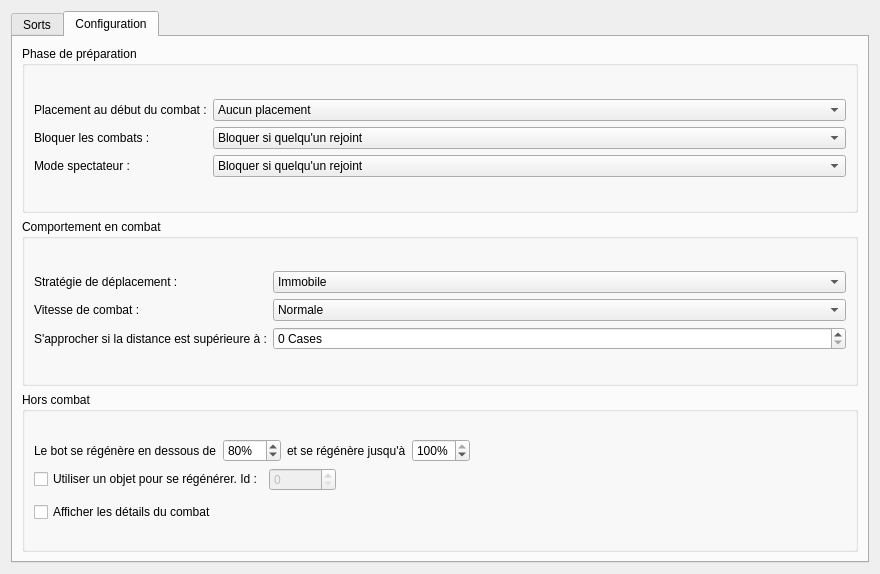
<?xml version="1.0" encoding="UTF-8"?>
<ui version="4.0">
 <class>DetailsFight</class>
 <widget class="QWidget" name="DetailsFight">
  <property name="geometry">
   <rect>
    <x>0</x>
    <y>0</y>
    <width>880</width>
    <height>574</height>
   </rect>
  </property>
  <property name="windowTitle">
   <string>Combat</string>
  </property>
  <layout class="QGridLayout" name="gridLayout">
   <item row="0" column="0">
    <widget class="QTabWidget" name="tabWidget">
     <property name="currentIndex">
      <number>1</number>
     </property>
     <widget class="QWidget" name="tabSpells">
      <attribute name="icon">
       <iconset resource="../../resources/icons.qrc">
        <normaloff>:/icons/icons/spells.png</normaloff>:/icons/icons/spells.png</iconset>
      </attribute>
      <attribute name="title">
       <string>Sorts</string>
      </attribute>
     </widget>
     <widget class="QWidget" name="tabBehavior">
      <attribute name="icon">
       <iconset resource="../../resources/icons.qrc">
        <normaloff>:/icons/icons/options.png</normaloff>:/icons/icons/options.png</iconset>
      </attribute>
      <attribute name="title">
       <string>Configuration</string>
      </attribute>
      <layout class="QGridLayout" name="gridLayout_2">
       <item row="0" column="0">
        <widget class="QGroupBox" name="groupBoxPreparePhase">
         <property name="sizePolicy">
          <sizepolicy hsizetype="Preferred" vsizetype="Expanding">
           <horstretch>0</horstretch>
           <verstretch>0</verstretch>
          </sizepolicy>
         </property>
         <property name="title">
          <string>Phase de préparation</string>
         </property>
         <layout class="QFormLayout" name="formLayout">
          <item row="1" column="0">
           <widget class="QLabel" name="label">
            <property name="toolTip">
             <string>&lt;html&gt;&lt;head/&gt;&lt;body&gt;&lt;p&gt;Détermine la façon dont le personnage se place au début du combat.&lt;/p&gt;&lt;p&gt;&lt;span style=&quot; font-weight:600;&quot;&gt;Aucun placement : &lt;/span&gt;Le personnage restera à l'emplacement où il était en entrant dans le combat.&lt;/p&gt;&lt;p&gt;&lt;span style=&quot; font-weight:600;&quot;&gt;Proche des ennemis :&lt;/span&gt; Le personnage se placera le plus proche possible de l'ennemi le plus proche.&lt;/p&gt;&lt;p&gt;&lt;span style=&quot; font-weight:600;&quot;&gt;Loin des ennemis :&lt;/span&gt; Le personnage se placera le plus loin possible des ennemis.&lt;/p&gt;&lt;/body&gt;&lt;/html&gt;</string>
            </property>
            <property name="text">
             <string>Placement au début du combat :</string>
            </property>
           </widget>
          </item>
          <item row="1" column="1">
           <widget class="QComboBox" name="comboBoxPlacement">
            <property name="toolTip">
             <string>&lt;html&gt;&lt;head/&gt;&lt;body&gt;&lt;p&gt;Détermine la façon dont le personnage se place au début du combat.&lt;/p&gt;&lt;p&gt;&lt;span style=&quot; font-weight:600;&quot;&gt;Aucun placement : &lt;/span&gt;Le personnage restera à l'emplacement où il était en entrant dans le combat.&lt;/p&gt;&lt;p&gt;&lt;span style=&quot; font-weight:600;&quot;&gt;Proche des ennemis :&lt;/span&gt; Le personnage se placera le plus proche possible de l'ennemi le plus proche.&lt;/p&gt;&lt;p&gt;&lt;span style=&quot; font-weight:600;&quot;&gt;Loin des ennemis :&lt;/span&gt; Le personnage se placera le plus loin possible des ennemis.&lt;/p&gt;&lt;/body&gt;&lt;/html&gt;</string>
            </property>
            <item>
             <property name="text">
              <string>Aucun placement</string>
             </property>
            </item>
            <item>
             <property name="text">
              <string>Proche des ennemis</string>
             </property>
            </item>
            <item>
             <property name="text">
              <string>Loin des ennemis</string>
             </property>
            </item>
           </widget>
          </item>
          <item row="2" column="0">
           <widget class="QLabel" name="label_2">
            <property name="toolTip">
             <string>&lt;html&gt;&lt;head/&gt;&lt;body&gt;&lt;p&gt;Permet de contrôler la manière dont le personnage bloque l'entrée dans le combat par les joueurs extérieurs à son groupe.&lt;/p&gt;&lt;p&gt;&lt;span style=&quot; font-weight:600;&quot;&gt;Bloquer si quelqu'un rejoint :&lt;/span&gt; Le personnage laissera le combat ouvert. Si quelqu'un d'extérieur rejoint le combat, il sera exclu et le combat sera bloqué. Le même comportement se produira lors du prochain combat.&lt;/p&gt;&lt;p&gt;&lt;span style=&quot; font-weight:600;&quot;&gt;Toujours bloquer :&lt;/span&gt; Le personnage bloquera systématiquement le combat aux personnages étrangers à son groupe.&lt;/p&gt;&lt;p&gt;&lt;span style=&quot; font-weight:600;&quot;&gt;Ne pas bloquer :&lt;/span&gt; Le personnage ne bloquera jamais les combats et des joueurs externes peuvent rejoindre et participer.&lt;/p&gt;&lt;/body&gt;&lt;/html&gt;</string>
            </property>
            <property name="text">
             <string>Bloquer les combats :</string>
            </property>
           </widget>
          </item>
          <item row="2" column="1">
           <widget class="QComboBox" name="comboBoxFightLock">
            <property name="toolTip">
             <string>&lt;html&gt;&lt;head/&gt;&lt;body&gt;&lt;p&gt;Permet de contrôler la manière dont le personnage bloque l'entrée dans le combat par les joueurs extérieurs à son groupe.&lt;/p&gt;&lt;p&gt;&lt;span style=&quot; font-weight:600;&quot;&gt;Bloquer si quelqu'un rejoint :&lt;/span&gt; Le personnage laissera le combat ouvert. Si quelqu'un d'extérieur rejoint le combat, il sera exclu et le combat sera bloqué. Le même comportement se produira lors du prochain combat.&lt;/p&gt;&lt;p&gt;&lt;span style=&quot; font-weight:600;&quot;&gt;Toujours bloquer :&lt;/span&gt; Le personnage bloquera systématiquement le combat aux personnages étrangers à son groupe.&lt;/p&gt;&lt;p&gt;&lt;span style=&quot; font-weight:600;&quot;&gt;Ne pas bloquer :&lt;/span&gt; Le personnage ne bloquera jamais les combats et des joueurs externes peuvent rejoindre et participer.&lt;/p&gt;&lt;/body&gt;&lt;/html&gt;</string>
            </property>
            <item>
             <property name="text">
              <string>Bloquer si quelqu'un rejoint</string>
             </property>
            </item>
            <item>
             <property name="text">
              <string>Toujours bloquer</string>
             </property>
            </item>
            <item>
             <property name="text">
              <string>Ne pas bloquer</string>
             </property>
            </item>
           </widget>
          </item>
          <item row="3" column="0">
           <widget class="QLabel" name="label_3">
            <property name="toolTip">
             <string>&lt;html&gt;&lt;head/&gt;&lt;body&gt;&lt;p&gt;Permet de contrôler la manière dont le personnage bloque le mode spectateur du combat.&lt;/p&gt;&lt;p&gt;&lt;span style=&quot; font-weight:600;&quot;&gt;Bloquer si quelqu'un rejoint :&lt;/span&gt; Le personnage laissera le mode spectateur ouvert. Si quelqu'un commence à regarder le combat, le mode spectateur sera bloqué. Le mode spectateur ne sera rouvert que pour le combat suivant.&lt;/p&gt;&lt;p&gt;&lt;span style=&quot; font-weight:600;&quot;&gt;Toujours bloquer :&lt;/span&gt; Le personnage bloquera systématiquement le mode spectateur.&lt;/p&gt;&lt;p&gt;&lt;span style=&quot; font-weight:600;&quot;&gt;Ne pas bloquer :&lt;/span&gt; Le personnage ne bloquera jamais le mode spectateur et tout le monde peut regarder librement.&lt;/p&gt;&lt;/body&gt;&lt;/html&gt;</string>
            </property>
            <property name="text">
             <string>Mode spectateur :</string>
            </property>
           </widget>
          </item>
          <item row="3" column="1">
           <widget class="QComboBox" name="comboBoxSpectateLock">
            <property name="toolTip">
             <string>&lt;html&gt;&lt;head/&gt;&lt;body&gt;&lt;p&gt;Permet de contrôler la manière dont le personnage bloque le mode spectateur du combat.&lt;/p&gt;&lt;p&gt;&lt;span style=&quot; font-weight:600;&quot;&gt;Bloquer si quelqu'un rejoint :&lt;/span&gt; Le personnage laissera le mode spectateur ouvert. Si quelqu'un commence à regarder le combat, le mode spectateur sera bloqué. Le mode spectateur ne sera rouvert que pour le combat suivant.&lt;/p&gt;&lt;p&gt;&lt;span style=&quot; font-weight:600;&quot;&gt;Toujours bloquer :&lt;/span&gt; Le personnage bloquera systématiquement le mode spectateur.&lt;/p&gt;&lt;p&gt;&lt;span style=&quot; font-weight:600;&quot;&gt;Ne pas bloquer :&lt;/span&gt; Le personnage ne bloquera jamais le mode spectateur et tout le monde peut regarder librement.&lt;/p&gt;&lt;/body&gt;&lt;/html&gt;</string>
            </property>
            <item>
             <property name="text">
              <string>Bloquer si quelqu'un rejoint</string>
             </property>
            </item>
            <item>
             <property name="text">
              <string>Toujours bloquer</string>
             </property>
            </item>
            <item>
             <property name="text">
              <string>Ne pas bloquer</string>
             </property>
            </item>
           </widget>
          </item>
          <item row="4" column="1">
           <spacer name="verticalSpacer_4">
            <property name="orientation">
             <enum>Qt::Vertical</enum>
            </property>
            <property name="sizeHint" stdset="0">
             <size>
              <width>20</width>
              <height>40</height>
             </size>
            </property>
           </spacer>
          </item>
          <item row="0" column="1">
           <spacer name="verticalSpacer_5">
            <property name="orientation">
             <enum>Qt::Vertical</enum>
            </property>
            <property name="sizeHint" stdset="0">
             <size>
              <width>20</width>
              <height>40</height>
             </size>
            </property>
           </spacer>
          </item>
         </layout>
        </widget>
       </item>
       <item row="2" column="0">
        <widget class="QGroupBox" name="groupBoxOutOfFight">
         <property name="sizePolicy">
          <sizepolicy hsizetype="Preferred" vsizetype="Expanding">
           <horstretch>0</horstretch>
           <verstretch>0</verstretch>
          </sizepolicy>
         </property>
         <property name="title">
          <string>Hors combat</string>
         </property>
         <layout class="QVBoxLayout" name="verticalLayout">
          <item>
           <spacer name="verticalSpacer_6">
            <property name="orientation">
             <enum>Qt::Vertical</enum>
            </property>
            <property name="sizeHint" stdset="0">
             <size>
              <width>20</width>
              <height>40</height>
             </size>
            </property>
           </spacer>
          </item>
          <item>
           <layout class="QHBoxLayout" name="horizontalLayout">
            <item>
             <widget class="QLabel" name="label_7">
              <property name="sizePolicy">
               <sizepolicy hsizetype="Maximum" vsizetype="Preferred">
                <horstretch>0</horstretch>
                <verstretch>0</verstretch>
               </sizepolicy>
              </property>
              <property name="toolTip">
               <string>&lt;html&gt;&lt;head/&gt;&lt;body&gt;&lt;p&gt;Lorsque le personnage est en dessous de ce pourcentage de vie, il arrêtera ses activités afin de se régénérer.&lt;/p&gt;&lt;/body&gt;&lt;/html&gt;</string>
              </property>
              <property name="text">
               <string>Le bot se régénère en dessous de</string>
              </property>
             </widget>
            </item>
            <item>
             <widget class="QSpinBox" name="spinBoxRegenTreshold">
              <property name="sizePolicy">
               <sizepolicy hsizetype="Maximum" vsizetype="Fixed">
                <horstretch>0</horstretch>
                <verstretch>0</verstretch>
               </sizepolicy>
              </property>
              <property name="toolTip">
               <string>&lt;html&gt;&lt;head/&gt;&lt;body&gt;&lt;p&gt;Lorsque le personnage est en dessous de ce pourcentage de vie, il arrêtera ses activités afin de se régénérer.&lt;/p&gt;&lt;/body&gt;&lt;/html&gt;</string>
              </property>
              <property name="suffix">
               <string>%</string>
              </property>
              <property name="maximum">
               <number>100</number>
              </property>
              <property name="value">
               <number>80</number>
              </property>
             </widget>
            </item>
            <item>
             <widget class="QLabel" name="label_8">
              <property name="sizePolicy">
               <sizepolicy hsizetype="Maximum" vsizetype="Preferred">
                <horstretch>0</horstretch>
                <verstretch>0</verstretch>
               </sizepolicy>
              </property>
              <property name="toolTip">
               <string>&lt;html&gt;&lt;head/&gt;&lt;body&gt;&lt;p&gt;Lorsque le personnage se régénère, il attend d'atteindre ce pourcentage de vie avant de reprendre ses activités.&lt;/p&gt;&lt;/body&gt;&lt;/html&gt;</string>
              </property>
              <property name="text">
               <string>et se régénère jusqu'à</string>
              </property>
             </widget>
            </item>
            <item>
             <widget class="QSpinBox" name="spinBoxRegenUntil">
              <property name="sizePolicy">
               <sizepolicy hsizetype="Maximum" vsizetype="Fixed">
                <horstretch>0</horstretch>
                <verstretch>0</verstretch>
               </sizepolicy>
              </property>
              <property name="toolTip">
               <string>&lt;html&gt;&lt;head/&gt;&lt;body&gt;&lt;p&gt;Lorsque le personnage se régénère, il attend d'atteindre ce pourcentage de vie avant de reprendre ses activités.&lt;/p&gt;&lt;/body&gt;&lt;/html&gt;</string>
              </property>
              <property name="suffix">
               <string>%</string>
              </property>
              <property name="maximum">
               <number>100</number>
              </property>
              <property name="value">
               <number>100</number>
              </property>
             </widget>
            </item>
            <item>
             <spacer name="horizontalSpacer">
              <property name="orientation">
               <enum>Qt::Horizontal</enum>
              </property>
              <property name="sizeHint" stdset="0">
               <size>
                <width>40</width>
                <height>20</height>
               </size>
              </property>
             </spacer>
            </item>
           </layout>
          </item>
          <item>
           <layout class="QHBoxLayout" name="horizontalLayout_2">
            <item>
             <widget class="QCheckBox" name="checkBoxRegenWithItem">
              <property name="sizePolicy">
               <sizepolicy hsizetype="Maximum" vsizetype="Fixed">
                <horstretch>0</horstretch>
                <verstretch>0</verstretch>
               </sizepolicy>
              </property>
              <property name="toolTip">
               <string>&lt;html&gt;&lt;head/&gt;&lt;body&gt;&lt;p&gt;Le personnage peut utiliser un consommable pour se régénérer.&lt;/p&gt;&lt;/body&gt;&lt;/html&gt;</string>
              </property>
              <property name="text">
               <string>Utiliser un objet pour se régénérer. Id :</string>
              </property>
             </widget>
            </item>
            <item>
             <widget class="QSpinBox" name="spinBoxRegenItemId">
              <property name="enabled">
               <bool>false</bool>
              </property>
              <property name="sizePolicy">
               <sizepolicy hsizetype="Maximum" vsizetype="Fixed">
                <horstretch>0</horstretch>
                <verstretch>0</verstretch>
               </sizepolicy>
              </property>
              <property name="toolTip">
               <string>&lt;html&gt;&lt;head/&gt;&lt;body&gt;&lt;p&gt;Le personnage peut utiliser un consommable pour se régénérer.&lt;/p&gt;&lt;/body&gt;&lt;/html&gt;</string>
              </property>
              <property name="maximum">
               <number>999999999</number>
              </property>
             </widget>
            </item>
            <item>
             <spacer name="horizontalSpacer_2">
              <property name="orientation">
               <enum>Qt::Horizontal</enum>
              </property>
              <property name="sizeHint" stdset="0">
               <size>
                <width>40</width>
                <height>20</height>
               </size>
              </property>
             </spacer>
            </item>
           </layout>
          </item>
          <item>
           <layout class="QHBoxLayout" name="horizontalLayout_3">
            <property name="topMargin">
             <number>5</number>
            </property>
            <item>
             <widget class="QCheckBox" name="checkBoxShowFightDetails">
              <property name="sizePolicy">
               <sizepolicy hsizetype="Maximum" vsizetype="Fixed">
                <horstretch>0</horstretch>
                <verstretch>0</verstretch>
               </sizepolicy>
              </property>
              <property name="toolTip">
               <string>&lt;html&gt;&lt;head/&gt;&lt;body&gt;&lt;p&gt;Afficher les détails du combat permet d'avoir un compte rendu précis des actions effectuées par le personnage au cours du combat.&lt;/p&gt;&lt;/body&gt;&lt;/html&gt;</string>
              </property>
              <property name="text">
               <string>Afficher les détails du combat</string>
              </property>
             </widget>
            </item>
            <item>
             <spacer name="horizontalSpacer_3">
              <property name="orientation">
               <enum>Qt::Horizontal</enum>
              </property>
              <property name="sizeHint" stdset="0">
               <size>
                <width>40</width>
                <height>20</height>
               </size>
              </property>
             </spacer>
            </item>
           </layout>
          </item>
          <item>
           <spacer name="verticalSpacer">
            <property name="orientation">
             <enum>Qt::Vertical</enum>
            </property>
            <property name="sizeHint" stdset="0">
             <size>
              <width>20</width>
              <height>40</height>
             </size>
            </property>
           </spacer>
          </item>
         </layout>
        </widget>
       </item>
       <item row="1" column="0">
        <widget class="QGroupBox" name="groupBoxFightBehavior">
         <property name="sizePolicy">
          <sizepolicy hsizetype="Preferred" vsizetype="Expanding">
           <horstretch>0</horstretch>
           <verstretch>0</verstretch>
          </sizepolicy>
         </property>
         <property name="title">
          <string>Comportement en combat</string>
         </property>
         <layout class="QFormLayout" name="formLayout_2">
          <item row="2" column="0">
           <widget class="QLabel" name="label_4">
            <property name="toolTip">
             <string>&lt;html&gt;&lt;head/&gt;&lt;body&gt;&lt;p&gt;Détermine la façon dont le personnage se déplace en combat.&lt;/p&gt;&lt;p&gt;&lt;span style=&quot; font-weight:600;&quot;&gt;Immobile :&lt;/span&gt; Le personnage ne bouge jamais et termine son tour là où il l'a commencé.&lt;/p&gt;&lt;p&gt;&lt;span style=&quot; font-weight:600;&quot;&gt;Fuyard : &lt;/span&gt;Le personnage tente systématiquement de s'éloigner des ennemis.&lt;/p&gt;&lt;p&gt;&lt;span style=&quot; font-weight:600;&quot;&gt;Aggressif :&lt;/span&gt; Le personnage tente systématiquement de se rapprocher des ennemis.&lt;/p&gt;&lt;/body&gt;&lt;/html&gt;</string>
            </property>
            <property name="text">
             <string>Stratégie de déplacement :</string>
            </property>
           </widget>
          </item>
          <item row="2" column="1">
           <widget class="QComboBox" name="comboBoxFightBehavior">
            <property name="toolTip">
             <string>&lt;html&gt;&lt;head/&gt;&lt;body&gt;&lt;p&gt;Détermine la façon dont le personnage se déplace en combat.&lt;/p&gt;&lt;p&gt;&lt;span style=&quot; font-weight:600;&quot;&gt;Immobile :&lt;/span&gt; Le personnage ne bouge jamais et termine son tour là où il l'a commencé.&lt;/p&gt;&lt;p&gt;&lt;span style=&quot; font-weight:600;&quot;&gt;Fuyard : &lt;/span&gt;Le personnage tente systématiquement de s'éloigner des ennemis.&lt;/p&gt;&lt;p&gt;&lt;span style=&quot; font-weight:600;&quot;&gt;Aggressif :&lt;/span&gt; Le personnage tente systématiquement de se rapprocher des ennemis.&lt;/p&gt;&lt;/body&gt;&lt;/html&gt;</string>
            </property>
            <item>
             <property name="text">
              <string>Immobile</string>
             </property>
            </item>
            <item>
             <property name="text">
              <string>Fuyard</string>
             </property>
            </item>
            <item>
             <property name="text">
              <string>Aggressif</string>
             </property>
            </item>
           </widget>
          </item>
          <item row="4" column="0">
           <widget class="QLabel" name="label_5">
            <property name="toolTip">
             <string>&lt;html&gt;&lt;head/&gt;&lt;body&gt;&lt;p&gt;Détermine la vitesse à laquelle le personnage joue lors des combats.&lt;/p&gt;&lt;p&gt;&lt;span style=&quot; font-weight:600;&quot;&gt;Normale :&lt;/span&gt; Le personnage joue à la vitesse d'un joueur lambda.&lt;/p&gt;&lt;p&gt;&lt;span style=&quot; font-weight:600;&quot;&gt;Rapide :&lt;/span&gt; Le personnage joue comme un joueur habitué et utilisant les raccourcis.&lt;/p&gt;&lt;p&gt;&lt;span style=&quot; font-weight:600;&quot;&gt;Ultra rapide :&lt;/span&gt; Le personnage joue à une vitesse surhumaine.&lt;/p&gt;&lt;/body&gt;&lt;/html&gt;</string>
            </property>
            <property name="text">
             <string>Vitesse de combat :</string>
            </property>
           </widget>
          </item>
          <item row="4" column="1">
           <widget class="QComboBox" name="comboBoxFightSpeed">
            <property name="toolTip">
             <string>&lt;html&gt;&lt;head/&gt;&lt;body&gt;&lt;p&gt;Détermine la vitesse à laquelle le personnage joue lors des combats.&lt;/p&gt;&lt;p&gt;&lt;span style=&quot; font-weight:600;&quot;&gt;Normale :&lt;/span&gt; Le personnage joue à la vitesse d'un joueur lambda.&lt;/p&gt;&lt;p&gt;&lt;span style=&quot; font-weight:600;&quot;&gt;Rapide :&lt;/span&gt; Le personnage joue comme un joueur habitué et utilisant les raccourcis.&lt;/p&gt;&lt;p&gt;&lt;span style=&quot; font-weight:600;&quot;&gt;Ultra rapide :&lt;/span&gt; Le personnage joue à une vitesse surhumaine.&lt;/p&gt;&lt;/body&gt;&lt;/html&gt;</string>
            </property>
            <item>
             <property name="text">
              <string>Normale</string>
             </property>
            </item>
            <item>
             <property name="text">
              <string>Rapide</string>
             </property>
            </item>
            <item>
             <property name="text">
              <string>Ultra rapide</string>
             </property>
            </item>
           </widget>
          </item>
          <item row="5" column="0">
           <widget class="QLabel" name="label_6">
            <property name="toolTip">
             <string>&lt;html&gt;&lt;head/&gt;&lt;body&gt;&lt;p&gt;Permet au personnage de se rapprocher afin de lancer ses sorts. Si le personnage a une stratégie de déplacement &lt;span style=&quot; font-weight:600;&quot;&gt;Immobile&lt;/span&gt; cela n'aura aucun effet.&lt;/p&gt;&lt;/body&gt;&lt;/html&gt;</string>
            </property>
            <property name="text">
             <string>S'approcher si la distance est supérieure à :</string>
            </property>
           </widget>
          </item>
          <item row="5" column="1">
           <widget class="QSpinBox" name="spinBoxFightDistance">
            <property name="toolTip">
             <string>&lt;html&gt;&lt;head/&gt;&lt;body&gt;&lt;p&gt;Permet au personnage de se rapprocher afin de lancer ses sorts. Si le personnage a une stratégie de déplacement &lt;span style=&quot; font-weight:600;&quot;&gt;Immobile&lt;/span&gt; cela n'aura aucun effet.&lt;/p&gt;&lt;/body&gt;&lt;/html&gt;</string>
            </property>
            <property name="suffix">
             <string> Cases</string>
            </property>
            <property name="maximum">
             <number>63</number>
            </property>
           </widget>
          </item>
          <item row="6" column="1">
           <spacer name="verticalSpacer_2">
            <property name="orientation">
             <enum>Qt::Vertical</enum>
            </property>
            <property name="sizeHint" stdset="0">
             <size>
              <width>20</width>
              <height>40</height>
             </size>
            </property>
           </spacer>
          </item>
          <item row="0" column="1">
           <spacer name="verticalSpacer_3">
            <property name="orientation">
             <enum>Qt::Vertical</enum>
            </property>
            <property name="sizeHint" stdset="0">
             <size>
              <width>20</width>
              <height>40</height>
             </size>
            </property>
           </spacer>
          </item>
         </layout>
        </widget>
       </item>
      </layout>
     </widget>
    </widget>
   </item>
  </layout>
 </widget>
 <resources>
  <include location="../../resources/icons.qrc"/>
 </resources>
 <connections>
  <connection>
   <sender>checkBoxRegenWithItem</sender>
   <signal>toggled(bool)</signal>
   <receiver>spinBoxRegenItemId</receiver>
   <slot>setEnabled(bool)</slot>
   <hints>
    <hint type="sourcelabel">
     <x>54</x>
     <y>473</y>
    </hint>
    <hint type="destinationlabel">
     <x>278</x>
     <y>477</y>
    </hint>
   </hints>
  </connection>
 </connections>
</ui>
